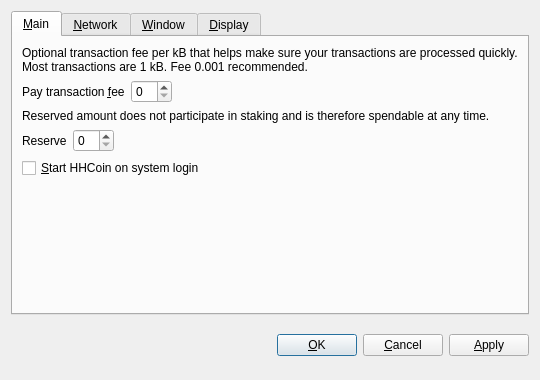
<?xml version="1.0" encoding="UTF-8"?>
<ui version="4.0">
 <class>OptionsDialog</class>
 <widget class="QDialog" name="OptionsDialog">
  <property name="geometry">
   <rect>
    <x>0</x>
    <y>0</y>
    <width>540</width>
    <height>380</height>
   </rect>
  </property>
  <property name="windowTitle">
   <string>Options</string>
  </property>
  <property name="modal">
   <bool>true</bool>
  </property>
  <layout class="QVBoxLayout" name="verticalLayout">
   <item>
    <widget class="QTabWidget" name="tabWidget">
     <property name="tabPosition">
      <enum>QTabWidget::North</enum>
     </property>
     <property name="currentIndex">
      <number>0</number>
     </property>
     <widget class="QWidget" name="tabMain">
      <attribute name="title">
       <string>&amp;Main</string>
      </attribute>
      <layout class="QVBoxLayout" name="verticalLayout_Main">
       <item>
        <widget class="QLabel" name="transactionFeeInfoLabel">
         <property name="text">
          <string>Optional transaction fee per kB that helps make sure your transactions are processed quickly. Most transactions are 1 kB. Fee 0.001 recommended.</string>
         </property>
         <property name="textFormat">
          <enum>Qt::PlainText</enum>
         </property>
         <property name="wordWrap">
          <bool>true</bool>
         </property>
        </widget>
       </item>
       <item>
        <layout class="QHBoxLayout" name="horizontalLayoutFee">
         <item>
          <widget class="QLabel" name="transactionFeeLabel">
           <property name="text">
            <string>Pay transaction &amp;fee</string>
           </property>
           <property name="textFormat">
            <enum>Qt::PlainText</enum>
           </property>
           <property name="buddy">
            <cstring>transactionFee</cstring>
           </property>
          </widget>
         </item>
         <item>
          <widget class="BitcoinAmountField" name="transactionFee"/>
         </item>
         <item>
          <spacer name="horizontalSpacerFee">
           <property name="orientation">
            <enum>Qt::Horizontal</enum>
           </property>
           <property name="sizeHint" stdset="0">
            <size>
             <width>40</width>
             <height>20</height>
            </size>
           </property>
          </spacer>
         </item>
        </layout>
       </item>
       <item>
        <widget class="QLabel" name="reserveBalanceInfoLabel">
         <property name="text">
          <string>Reserved amount does not participate in staking and is therefore spendable at any time.</string>
         </property>
         <property name="textFormat">
          <enum>Qt::PlainText</enum>
         </property>
         <property name="wordWrap">
          <bool>true</bool>
         </property>
        </widget>
       </item>
       <item>
        <layout class="QHBoxLayout" name="horizontalLayoutReserveBalance">
         <item>
          <widget class="QLabel" name="reserveBalanceLabel">
           <property name="text">
            <string>Reserve</string>
           </property>
           <property name="textFormat">
            <enum>Qt::PlainText</enum>
           </property>
           <property name="buddy">
            <cstring>reserveBalance</cstring>
           </property>
          </widget>
         </item>
         <item>
          <widget class="BitcoinAmountField" name="reserveBalance"/>
         </item>
         <item>
          <spacer name="horizontalSpacerReserveBalance">
           <property name="orientation">
            <enum>Qt::Horizontal</enum>
           </property>
           <property name="sizeHint" stdset="0">
            <size>
             <width>40</width>
             <height>20</height>
            </size>
           </property>
          </spacer>
         </item>
        </layout>
       </item>
       <item>
        <widget class="QCheckBox" name="bitcoinAtStartup">
         <property name="toolTip">
          <string>Automatically start HHCoin after logging in to the system.</string>
         </property>
         <property name="text">
          <string>&amp;Start HHCoin on system login</string>
         </property>
        </widget>
       </item>
       <item>
        <spacer name="verticalSpacer_Main">
         <property name="orientation">
          <enum>Qt::Vertical</enum>
         </property>
         <property name="sizeHint" stdset="0">
          <size>
           <width>20</width>
           <height>40</height>
          </size>
         </property>
        </spacer>
       </item>
      </layout>
     </widget>
     <widget class="QWidget" name="tabNetwork">
      <attribute name="title">
       <string>&amp;Network</string>
      </attribute>
      <layout class="QVBoxLayout" name="verticalLayout_Network">
       <item>
        <widget class="QCheckBox" name="mapPortUpnp">
         <property name="toolTip">
          <string>Automatically open the HHCoin client port on the router. This only works when your router supports UPnP and it is enabled.</string>
         </property>
         <property name="text">
          <string>Map port using &amp;UPnP</string>
         </property>
        </widget>
       </item>
       <item>
        <widget class="QCheckBox" name="connectSocks">
         <property name="toolTip">
          <string>Connect to the HHCoin network through a SOCKS5 proxy (e.g. when connecting through Tor).</string>
         </property>
         <property name="text">
          <string>&amp;Connect through SOCKS5 proxy:</string>
         </property>
        </widget>
       </item>
       <item>
        <layout class="QHBoxLayout" name="horizontalLayout_Network">
         <item>
          <widget class="QLabel" name="proxyIpLabel">
           <property name="text">
            <string>Proxy &amp;IP:</string>
           </property>
           <property name="textFormat">
            <enum>Qt::PlainText</enum>
           </property>
           <property name="buddy">
            <cstring>proxyIp</cstring>
           </property>
          </widget>
         </item>
         <item>
          <widget class="QValidatedLineEdit" name="proxyIp">
           <property name="maximumSize">
            <size>
             <width>140</width>
             <height>16777215</height>
            </size>
           </property>
           <property name="toolTip">
            <string>IP address of the proxy (e.g. 127.0.0.1)</string>
           </property>
          </widget>
         </item>
         <item>
          <widget class="QLabel" name="proxyPortLabel">
           <property name="text">
            <string>&amp;Port:</string>
           </property>
           <property name="textFormat">
            <enum>Qt::PlainText</enum>
           </property>
           <property name="buddy">
            <cstring>proxyPort</cstring>
           </property>
          </widget>
         </item>
         <item>
          <widget class="QLineEdit" name="proxyPort">
           <property name="maximumSize">
            <size>
             <width>55</width>
             <height>16777215</height>
            </size>
           </property>
           <property name="toolTip">
            <string>Port of the proxy (e.g. 9050)</string>
           </property>
          </widget>
         </item>
         <item>
          <spacer name="horizontalSpacer_Network">
           <property name="orientation">
            <enum>Qt::Horizontal</enum>
           </property>
           <property name="sizeHint" stdset="0">
            <size>
             <width>40</width>
             <height>20</height>
            </size>
           </property>
          </spacer>
         </item>
        </layout>
       </item>
       <item>
        <spacer name="verticalSpacer_Network">
         <property name="orientation">
          <enum>Qt::Vertical</enum>
         </property>
         <property name="sizeHint" stdset="0">
          <size>
           <width>20</width>
           <height>40</height>
          </size>
         </property>
        </spacer>
       </item>
      </layout>
     </widget>
     <widget class="QWidget" name="tabWindow">
      <attribute name="title">
       <string>&amp;Window</string>
      </attribute>
      <layout class="QVBoxLayout" name="verticalLayout_Window">
       <item>
        <widget class="QCheckBox" name="minimizeToTray">
         <property name="toolTip">
          <string>Show only a tray icon after minimizing the window.</string>
         </property>
         <property name="text">
          <string>&amp;Minimize to the tray instead of the taskbar</string>
         </property>
        </widget>
       </item>
       <item>
        <widget class="QCheckBox" name="minimizeOnClose">
         <property name="toolTip">
          <string>Minimize instead of exit the application when the window is closed. When this option is enabled, the application will be closed only after selecting Quit in the menu.</string>
         </property>
         <property name="text">
          <string>M&amp;inimize on close</string>
         </property>
        </widget>
       </item>
       <item>
        <spacer name="verticalSpacer_Window">
         <property name="orientation">
          <enum>Qt::Vertical</enum>
         </property>
         <property name="sizeHint" stdset="0">
          <size>
           <width>20</width>
           <height>40</height>
          </size>
         </property>
        </spacer>
       </item>
      </layout>
     </widget>
     <widget class="QWidget" name="tabDisplay">
      <attribute name="title">
       <string>&amp;Display</string>
      </attribute>
      <layout class="QVBoxLayout" name="verticalLayout_Display">
       <item>
        <layout class="QHBoxLayout" name="horizontalLayout_1_Display">
         <item>
          <widget class="QLabel" name="langLabel">
           <property name="text">
            <string>User Interface &amp;language:</string>
           </property>
           <property name="textFormat">
            <enum>Qt::PlainText</enum>
           </property>
           <property name="buddy">
            <cstring>lang</cstring>
           </property>
          </widget>
         </item>
         <item>
          <widget class="QValueComboBox" name="lang">
           <property name="toolTip">
            <string>The user interface language can be set here. This setting will take effect after restarting HHCoin.</string>
           </property>
          </widget>
         </item>
        </layout>
       </item>
       <item>
        <layout class="QHBoxLayout" name="horizontalLayout_2_Display">
         <item>
          <widget class="QLabel" name="unitLabel">
           <property name="text">
            <string>&amp;Unit to show amounts in:</string>
           </property>
           <property name="textFormat">
            <enum>Qt::PlainText</enum>
           </property>
           <property name="buddy">
            <cstring>unit</cstring>
           </property>
          </widget>
         </item>
         <item>
          <widget class="QValueComboBox" name="unit">
           <property name="toolTip">
            <string>Choose the default subdivision unit to show in the interface and when sending coins.</string>
           </property>
          </widget>
         </item>
        </layout>
       </item>
       <item>
        <widget class="QCheckBox" name="coinControlFeatures">
         <property name="toolTip">
          <string>Whether to show coin control features or not.</string>
         </property>
         <property name="text">
          <string>Display coin &amp;control features (experts only!)</string>
         </property>
        </widget>
       </item>
       <item>
        <spacer name="verticalSpacer_Display">
         <property name="orientation">
          <enum>Qt::Vertical</enum>
         </property>
         <property name="sizeHint" stdset="0">
          <size>
           <width>20</width>
           <height>40</height>
          </size>
         </property>
        </spacer>
       </item>
      </layout>
     </widget>
    </widget>
   </item>
   <item>
    <layout class="QHBoxLayout" name="horizontalLayout_Buttons">
     <item>
      <spacer name="horizontalSpacer_1">
       <property name="orientation">
        <enum>Qt::Horizontal</enum>
       </property>
       <property name="sizeHint" stdset="0">
        <size>
         <width>40</width>
         <height>48</height>
        </size>
       </property>
      </spacer>
     </item>
     <item>
      <widget class="QLabel" name="statusLabel">
       <property name="font">
        <font>
         <weight>75</weight>
         <bold>true</bold>
        </font>
       </property>
       <property name="text">
        <string/>
       </property>
       <property name="textFormat">
        <enum>Qt::PlainText</enum>
       </property>
       <property name="wordWrap">
        <bool>true</bool>
       </property>
      </widget>
     </item>
     <item>
      <spacer name="horizontalSpacer_2">
       <property name="orientation">
        <enum>Qt::Horizontal</enum>
       </property>
       <property name="sizeHint" stdset="0">
        <size>
         <width>40</width>
         <height>48</height>
        </size>
       </property>
      </spacer>
     </item>
     <item>
      <widget class="QPushButton" name="okButton">
       <property name="text">
        <string>&amp;OK</string>
       </property>
      </widget>
     </item>
     <item>
      <widget class="QPushButton" name="cancelButton">
       <property name="text">
        <string>&amp;Cancel</string>
       </property>
       <property name="autoDefault">
        <bool>false</bool>
       </property>
      </widget>
     </item>
     <item>
      <widget class="QPushButton" name="applyButton">
       <property name="text">
        <string>&amp;Apply</string>
       </property>
       <property name="autoDefault">
        <bool>false</bool>
       </property>
      </widget>
     </item>
    </layout>
   </item>
  </layout>
 </widget>
 <customwidgets>
  <customwidget>
   <class>BitcoinAmountField</class>
   <extends>QSpinBox</extends>
   <header>bitcoinamountfield.h</header>
  </customwidget>
  <customwidget>
   <class>QValueComboBox</class>
   <extends>QComboBox</extends>
   <header>qvaluecombobox.h</header>
  </customwidget>
  <customwidget>
   <class>QValidatedLineEdit</class>
   <extends>QLineEdit</extends>
   <header>qvalidatedlineedit.h</header>
  </customwidget>
 </customwidgets>
 <resources/>
 <connections/>
</ui>
